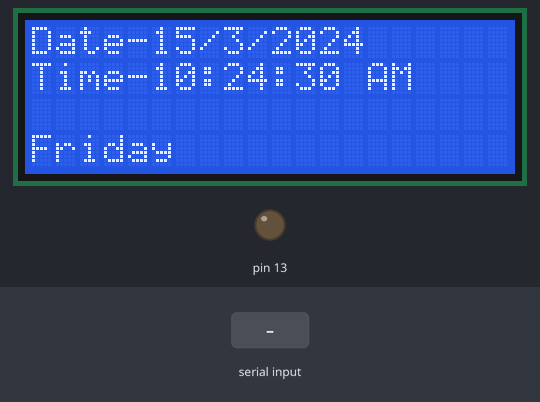
The sketch below on a simulated Arduino Uno, built with avr-gcc and run on an emulated ATmega328P. Parts: 20×4 character LCD, output pins drawn as LEDs (lit = HIGH). The test bench sets the inputs (shaded band). The local clock reads 2024-03-15 10:24:30 at power-on unless the sketch sets it; what the sketch prints to the serial monitor is not drawn.

Above: at 0.6 s.
At 1.2 s:
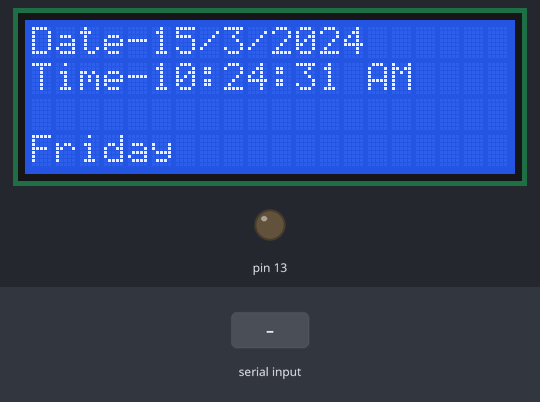
1.3 s: "Mode1\n" received over Serial
At 4.2 s:
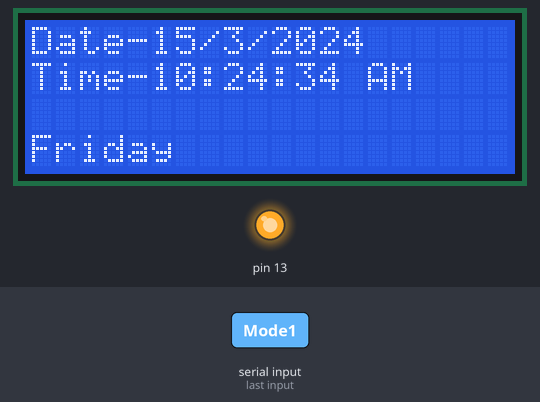
4.3 s: byte 78 ('N') received over Serial
Timing chart, 0 to 7.3 s (numbered marks = the images above; inputs shaded):
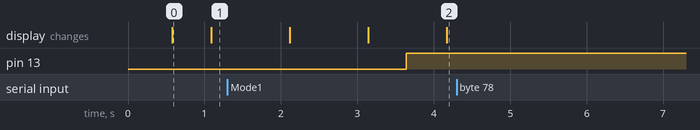

Measured:
- after the input at 1.3 s, pin 13: LOW → HIGH after 2.3 s
- after the input at 4.3 s, every drawn part: stays the same
- what the display in image 0 shows lasts 0.5 s, from 0.6 s to 1.1 s

The sketch:

rtc_automation.ino
```cpp
#include <Wire.h>
#include "RTClib.h"
#include <LiquidCrystal.h>
LiquidCrystal lcd(7, 6, 5, 4, 3, 2);
RTC_DS1307 RTC;

int i=1;
char Hour[3];
char Min[3];
int r,n;
int w=0;

void setup() {
  Serial.begin(9600);
  Wire.begin();
    RTC.begin();
     lcd.begin(20,4);


   pinMode(13,OUTPUT);
   digitalWrite(13,LOW);

  if (! RTC.isrunning())
  {
   Serial.println("RTC is NOT running!");
    // following line sets the RTC to the date & time this sketch was compiled
  RTC.adjust(DateTime(__DATE__, __TIME__));
}

}

void loop() {


  /*if(Serial.available()>0)
  {
    char s= Serial.read();
          if(s=='M'||s=='m')
            {
      i=1;
      Serial.print(i);
      delay(500);


      }


      if(s=='n'||s=='N')
    {
      i=2;
      Serial.print(i);
      delay(500);


      }

   }*/


    /*while(i==1)
      {

       Serial.println("Mode1");
        delay(500);
        if(Serial.available()>0)
        {
          char t=Serial.read();
          if(t=='N'||t=='n')
          {i=2;
            Serial.print(i);
      delay(500);
            }


            }

      }*/

      while(i==2)
      {

        Serial.println("Device is in configuration Mode");
          Serial.println("Press enter to proceed...");
          while('\r'!=Serial.read());
          Serial.println("Here you can set the time at which you want to turn on the device");
          Serial.println("Type h=value(value of hour) then press entre then m=value(value of minute) ");
          while('h'!=Serial.read());
  while('='!=Serial.read());
  Serial.readBytesUntil('\0',Hour,2);
  while('\r'!=Serial.read());
  delay(100);
  while('m'!=Serial.read());
  while('='!=Serial.read());
  Serial.readBytesUntil('\0',Min,2);
  while('\r'!=Serial.read());

  Serial.println("Device will turn on at ");
  Serial.print("hour=");
  Serial.println(Hour);
  Serial.print("minute=");
  Serial.println(Min);
  delay(500);

   r=atoi(Hour);
   n=atoi(Min);

          delay(500);
          Serial.println("Press entre to exit");
          while('\r'!=Serial.read());
            i=1;
            w=1;
         if(Serial.available()>0)
        {
          char u=Serial.read();
          if(u=='M'||u=='m')
          {
            i=1;
            Serial.print(i);

            }


          }

       }


    while(i==1)
  {
    Serial.println("Device is in automation mode type n to configure the device on time");
     delay(500);

       if(Serial.available()>0)
       {
        char t=Serial.read();
        if(t=='N'||t=='n')
        {
          i=2;
          Serial.println(i);

          }

          if(t=='0')
          {
            digitalWrite(13,0);
            Serial.println("Device off");
            w=0;

            }

            if(t=='1')
          {
            digitalWrite(13,1);

            Serial.println("Device on");}
        }


       DateTime now = RTC.now();
    if(now.hour()==r && now.minute()==n && w==1 )
    {
      digitalWrite(13,1);
    }


    if(now.hour()>11)
    {
     lcd.setCursor(14, 1);
    lcd.print("PM");
  }
   else
  {
    lcd.setCursor(14, 1);
    lcd.print("AM");
  }

    lcd.setCursor(0, 0);
    lcd.print("Date-");
    lcd.print(now.day(), DEC);
    lcd.print('/');
    lcd.print(now.month(), DEC);
    lcd.print('/');
    lcd.print(now.year(), DEC);
    lcd.print(' ');
    lcd.setCursor(0, 1);
     if (now.hour()<10)

    lcd.print('0');
    lcd.print("Time-");
    if(now.hour()>12)
    {
    lcd.print(now.hour()-12, DEC);
    }
    else
    {
     lcd.print(now.hour(), DEC);
    }
    lcd.print(':');
     if (now.minute()<10)
    lcd.print('0');
    lcd.print(now.minute(), DEC);
    lcd.print(':');
    if (now.second()<10)
    lcd.print('0');
    lcd.print(now.second(), DEC);
    lcd.setCursor(0, 3);
   int dayofTheweek = now.dayOfTheWeek();
   switch(dayofTheweek){
     case 1:
     lcd.print("Monday");
     break;
     case 2:
     lcd.print("Tuesday");
     break;
     case 3:
     lcd.print("Wednesday");
     break;
     case 4:
     lcd.print("Thursday");
     break;
     case 5:
     lcd.print("Friday");
     break;
     case 6:
     lcd.print("Saturday");
     break;
     case 0:
     lcd.print("Sunday");
     break;
    delay(1000);
}

  }

}
```
